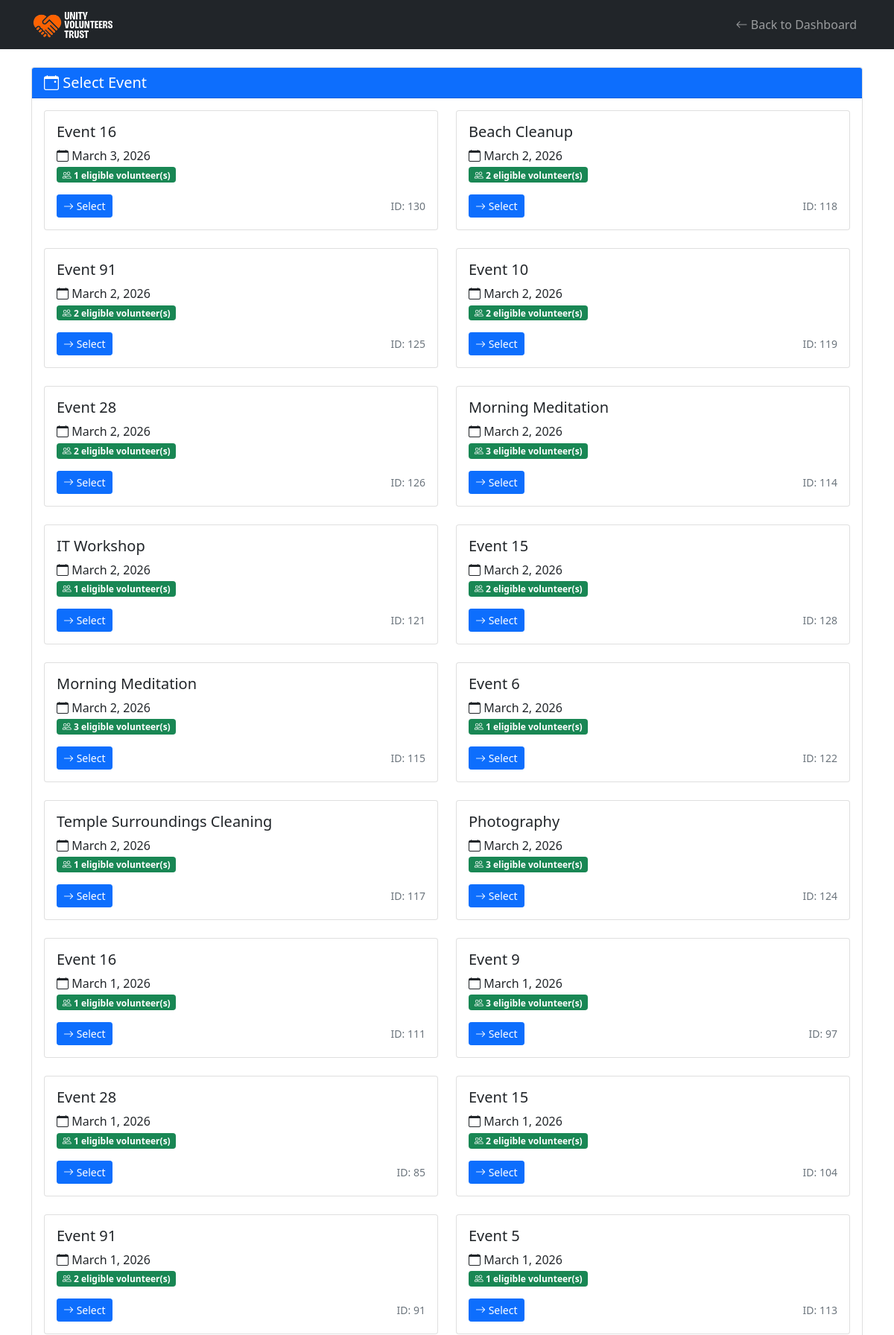
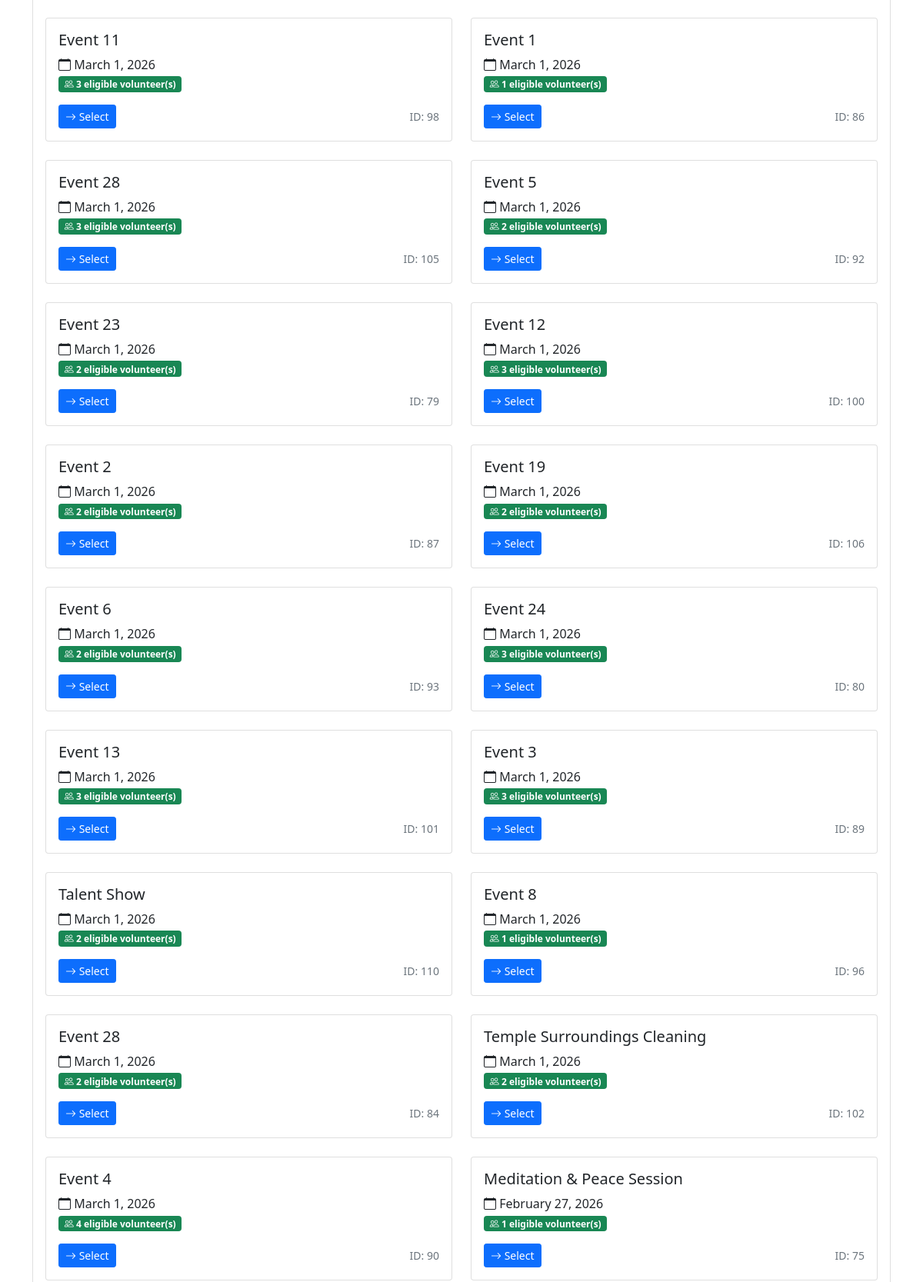
Screenshot of /presentation/issue_certificates.php (signed in, upper part) with the database file from the repository (2 pictures, top to bottom).
### tables this page shows
CREATE TABLE IF NOT EXISTS `events` (
  `eventId` int NOT NULL AUTO_INCREMENT,
  `eventName` varchar(200) NOT NULL,
  `eventDescription` text,
  `category` varchar(100) DEFAULT NULL,
  `location` varchar(150) DEFAULT NULL,
  `googleMapLink` varchar(255) DEFAULT NULL,
  `startDate` date NOT NULL,
  `endDate` date NOT NULL,
  `startTime` time DEFAULT NULL,
  `endTime` time DEFAULT NULL,
  `maxVolunteers` int DEFAULT '0',
  `requiredSkillId` int DEFAULT NULL,
  `eventImage` varchar(255) DEFAULT NULL,
  `createdBy` int NOT NULL,
  `createdAt` timestamp NULL DEFAULT CURRENT_TIMESTAMP,
  `status` enum('Active','Cancelled') DEFAULT 'Active',
  PRIMARY KEY (`eventId`),
  KEY `idx_requiredSkillId` (`requiredSkillId`),
  KEY `idx_createdBy` (`createdBy`),
  KEY `idx_dates` (`startDate`,`endDate`),
  KEY `idx_status` (`status`)
);

### data_access/certificateData.php (called while the page is built, shortened)
<?php
require_once 'db.php';
class CertificateData {
    private $conn;
    public function __construct() {
        global $conn;
        $this->conn = $conn;
    }
    public function getEventsWithEligibleVolunteers() {
        $sql = "SELECT DISTINCT e.eventId, e.eventName, e.startDate,
                       COUNT(DISTINCT CASE WHEN a.status = 'Present'
                                           AND c.certificateId IS NULL
                                           THEN a.userId END) AS eligibleCount
                FROM events e
                JOIN attendance a ON e.eventId = a.eventId
                LEFT JOIN certificates c
                    ON e.eventId = c.eventId AND a.userId = c.userId
                WHERE a.status = 'Present'
                  AND e.endDate <= CURDATE()
                GROUP BY e.eventId
                HAVING eligibleCount > 0
                ORDER BY e.endDate DESC";
        $result = $this->conn->query($sql);
        return $result->fetch_all(MYSQLI_ASSOC);
    }
}
?>

### presentation/issue_certificates.php (the view, shortened to what this page needs)
<?php
require_once '../business_logic/certificateLogic.php';
$selectedEventId = $_GET['eventId'] ?? null;
?>
<!DOCTYPE html>
<html lang="en">
<head>
    <link href="https://cdn.jsdelivr.net/npm/bootstrap@5.1.3/dist/css/bootstrap.min.css" rel="stylesheet">
    <link rel="stylesheet" href="https://cdn.jsdelivr.net/npm/bootstrap-icons@1.8.1/font/bootstrap-icons.css">
</head>
<body>
    <nav class="navbar navbar-expand-lg navbar-dark bg-dark">
        <div class="container">
            <a class="navbar-brand" href="#">
                <img src="../assets/images/logo.png" alt="Logo" style="height: 40px;">
            </a>
            <div class="navbar-nav ms-auto">
                <a class="nav-link" href="admin_dashboard.php">
                    <i class="bi bi-arrow-left"></i> Back to Dashboard
                </a>
            </div>
        </div>
    </nav>
    <div class="container mt-4">
        <div class="row">
            <div class="col-md-12">
                <div class="card mb-4">
                    <div class="card-header bg-primary text-white">
                        <h5 class="mb-0"><i class="bi bi-calendar-event"></i> Select Event</h5>
                    </div>
                    <div class="card-body">
                        <?php
                        require_once '../data_access/certificateData.php';
                        $certificateData = new CertificateData();
                        $events = $certificateData->getEventsWithEligibleVolunteers();
                        ?>
                        <?php if (empty($events)): ?>
                            <div class="alert alert-info">
                                <i class="bi bi-info-circle"></i> No events have eligible volunteers for certificates at this time.
                            </div>
                        <?php else: ?>
                            <div class="row row-cols-1 row-cols-md-2 g-4">
                                <?php foreach ($events as $event): ?>
                                    <div class="col">
                                        <div class="card h-100 event-card <?php echo $selectedEventId == $event['eventId'] ? 'selected' : ''; ?>">
                                            <div class="card-body">
                                                <h5 class="card-title"><?php echo htmlspecialchars($event['eventName']); ?></h5>
                                                <p class="card-text">
                                                    <i class="bi bi-calendar"></i>
                                                    <?php echo date('F j, Y', strtotime($event['startDate'])); ?><br>
                                                    <span class="badge eligible-badge">
                                                        <i class="bi bi-people"></i>
                                                        <?php echo $event['eligibleCount']; ?> eligible volunteer(s)
                                                    </span>
                                                </p>
                                                <div class="d-flex justify-content-between align-items-center">
                                                    <a href="?eventId=<?php echo $event['eventId']; ?><?php echo !empty($searchTerm) ? '&search=' . urlencode($searchTerm) : ''; ?>"
                                                       class="btn btn-sm btn-<?php echo $selectedEventId == $event['eventId'] ? 'secondary' : 'primary'; ?>">
                                                        <i class="bi bi-arrow-right"></i>
                                                        <?php echo $selectedEventId == $event['eventId'] ? 'Viewing' : 'Select'; ?>
                                                    </a>
                                                    <small class="text-muted">
                                                        ID: <?php echo $event['eventId']; ?>
                                                    </small>
                                                </div>
                                            </div>
                                        </div>
                                    </div>
                                <?php endforeach; ?>
                            </div>
                        <?php endif; ?>
                    </div>
                </div>
            </div>
        </div>
    </div>
</body>
</html>

### presentation/issue_certificates.php (style rules this page uses)
.eligible-badge { background-color: #198754; }
.event-card { transition: all 0.3s ease; cursor: pointer; }

### rows the page displays
events: eventName "Event 16", startDate "March 3, 2026", eligibleCount "1", shows "Select", eventId "130"
events: eventName "Beach Cleanup", startDate "March 2, 2026", eligibleCount "2", shows "Select", eventId "118"
events: eventName "Event 91", startDate "March 2, 2026", eligibleCount "2", shows "Select", eventId "125"
events: eventName "Event 10", startDate "March 2, 2026", eligibleCount "2", shows "Select", eventId "119"
events: eventName "Event 28", startDate "March 2, 2026", eligibleCount "2", shows "Select", eventId "126"
events: eventName "Morning Meditation", startDate "March 2, 2026", eligibleCount "3", shows "Select", eventId "114"
events: eventName "IT Workshop", startDate "March 2, 2026", eligibleCount "1", shows "Select", eventId "121"
events: eventName "Event 15", startDate "March 2, 2026", eligibleCount "2", shows "Select", eventId "128"
events: eventName "Morning Meditation", startDate "March 2, 2026", eligibleCount "3", shows "Select", eventId "115"
events: eventName "Event 6", startDate "March 2, 2026", eligibleCount "1", shows "Select", eventId "122"
events: eventName "Temple Surroundings Cleaning", startDate "March 2, 2026", eligibleCount "1", shows "Select", eventId "117"
events: eventName "Photography", startDate "March 2, 2026", eligibleCount "3", shows "Select", eventId "124"
events: eventName "Event 16", startDate "March 1, 2026", eligibleCount "1", shows "Select", eventId "111"
events: eventName "Event 9", startDate "March 1, 2026", eligibleCount "3", shows "Select", eventId "97"
events: eventName "Event 28", startDate "March 1, 2026", eligibleCount "1", shows "Select", eventId "85"
events: eventName "Event 15", startDate "March 1, 2026", eligibleCount "2", shows "Select", eventId "104"
events: eventName "Event 91", startDate "March 1, 2026", eligibleCount "2", shows "Select", eventId "91"
events: eventName "Event 5", startDate "March 1, 2026", eligibleCount "1", shows "Select", eventId "113"
events: eventName "Event 11", startDate "March 1, 2026", eligibleCount "3", shows "Select", eventId "98"
events: eventName "Event 1", startDate "March 1, 2026", eligibleCount "1", shows "Select", eventId "86"
events: eventName "Event 28", startDate "March 1, 2026", eligibleCount "3", shows "Select", eventId "105"
events: eventName "Event 5", startDate "March 1, 2026", eligibleCount "2", shows "Select", eventId "92"
events: eventName "Event 23", startDate "March 1, 2026", eligibleCount "2", shows "Select", eventId "79"
events: eventName "Event 12", startDate "March 1, 2026", eligibleCount "3", shows "Select", eventId "100"
events: eventName "Event 2", startDate "March 1, 2026", eligibleCount "2", shows "Select", eventId "87"
events: eventName "Event 19", startDate "March 1, 2026", eligibleCount "2", shows "Select", eventId "106"
events: eventName "Event 6", startDate "March 1, 2026", eligibleCount "2", shows "Select", eventId "93"
events: eventName "Event 24", startDate "March 1, 2026", eligibleCount "3", shows "Select", eventId "80"
events: eventName "Event 13", startDate "March 1, 2026", eligibleCount "3", shows "Select", eventId "101"
events: eventName "Event 3", startDate "March 1, 2026", eligibleCount "3", shows "Select", eventId "89"
events: eventName "Talent Show", startDate "March 1, 2026", eligibleCount "2", shows "Select", eventId "110"
events: eventName "Event 8", startDate "March 1, 2026", eligibleCount "1", shows "Select", eventId "96"
events: eventName "Event 28", startDate "March 1, 2026", eligibleCount "2", shows "Select", eventId "84"
events: eventName "Temple Surroundings Cleaning", startDate "March 1, 2026", eligibleCount "2", shows "Select", eventId "102"
events: eventName "Event 4", startDate "March 1, 2026", eligibleCount "4", shows "Select", eventId "90"
events: eventName "Meditation & Peace Session", startDate "February 27, 2026", eligibleCount "1", shows "Select", eventId "75"
